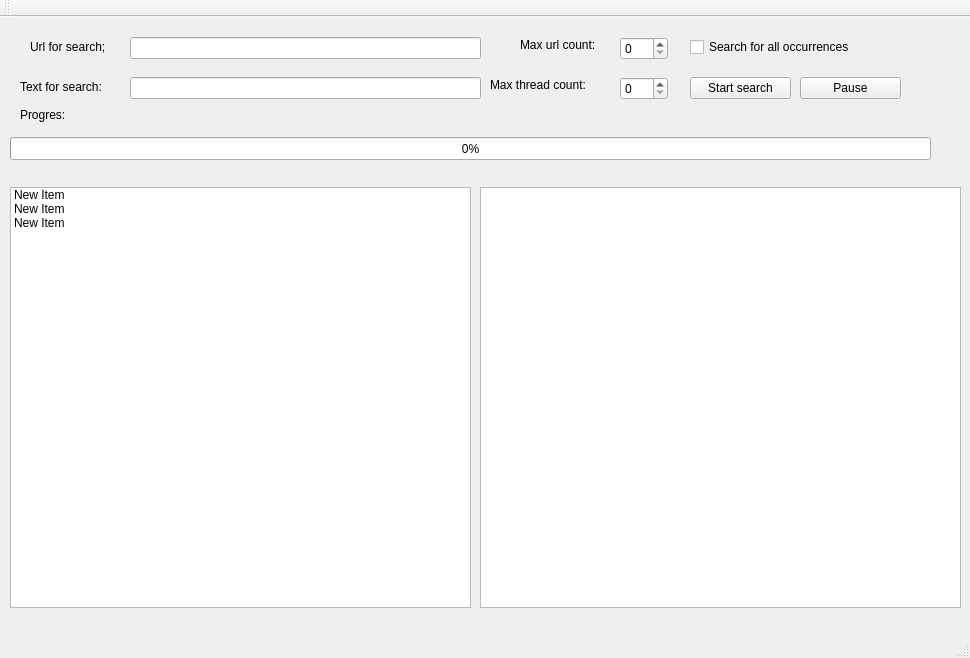
<?xml version="1.0" encoding="UTF-8"?>
<ui version="4.0">
 <class>MainWindow</class>
 <widget class="QMainWindow" name="MainWindow">
  <property name="geometry">
   <rect>
    <x>0</x>
    <y>0</y>
    <width>970</width>
    <height>658</height>
   </rect>
  </property>
  <property name="windowTitle">
   <string>MainWindow</string>
  </property>
  <widget class="QWidget" name="centralWidget">
   <widget class="QPushButton" name="pushButton">
    <property name="geometry">
     <rect>
      <x>690</x>
      <y>60</y>
      <width>101</width>
      <height>22</height>
     </rect>
    </property>
    <property name="text">
     <string>Start search</string>
    </property>
   </widget>
   <widget class="QListWidget" name="listWidget">
    <property name="geometry">
     <rect>
      <x>10</x>
      <y>170</y>
      <width>461</width>
      <height>421</height>
     </rect>
    </property>
    <item>
     <property name="text">
      <string>New Item</string>
     </property>
    </item>
    <item>
     <property name="text">
      <string>New Item</string>
     </property>
    </item>
    <item>
     <property name="text">
      <string>New Item</string>
     </property>
    </item>
   </widget>
   <widget class="QTextBrowser" name="textBrowser">
    <property name="geometry">
     <rect>
      <x>480</x>
      <y>170</y>
      <width>481</width>
      <height>421</height>
     </rect>
    </property>
    <property name="html">
     <string>&lt;!DOCTYPE HTML PUBLIC &quot;-//W3C//DTD HTML 4.0//EN&quot; &quot;http://www.w3.org/TR/REC-html40/strict.dtd&quot;&gt;
&lt;html&gt;&lt;head&gt;&lt;meta name=&quot;qrichtext&quot; content=&quot;1&quot; /&gt;&lt;style type=&quot;text/css&quot;&gt;
p, li { white-space: pre-wrap; }
&lt;/style&gt;&lt;/head&gt;&lt;body style=&quot; font-family:'Sans Serif'; font-size:9pt; font-weight:400; font-style:normal;&quot;&gt;
&lt;p style=&quot;-qt-paragraph-type:empty; margin-top:0px; margin-bottom:0px; margin-left:0px; margin-right:0px; -qt-block-indent:0; text-indent:0px;&quot;&gt;&lt;br /&gt;&lt;/p&gt;&lt;/body&gt;&lt;/html&gt;</string>
    </property>
   </widget>
   <widget class="QLabel" name="label">
    <property name="geometry">
     <rect>
      <x>30</x>
      <y>20</y>
      <width>91</width>
      <height>20</height>
     </rect>
    </property>
    <property name="text">
     <string>Url for search;</string>
    </property>
   </widget>
   <widget class="QLineEdit" name="lineEdit">
    <property name="geometry">
     <rect>
      <x>130</x>
      <y>20</y>
      <width>351</width>
      <height>22</height>
     </rect>
    </property>
   </widget>
   <widget class="QLabel" name="label_2">
    <property name="geometry">
     <rect>
      <x>490</x>
      <y>60</y>
      <width>121</width>
      <height>16</height>
     </rect>
    </property>
    <property name="text">
     <string>Max thread count:</string>
    </property>
   </widget>
   <widget class="QLineEdit" name="lineEdit_3">
    <property name="geometry">
     <rect>
      <x>130</x>
      <y>60</y>
      <width>351</width>
      <height>22</height>
     </rect>
    </property>
   </widget>
   <widget class="QLabel" name="label_3">
    <property name="geometry">
     <rect>
      <x>20</x>
      <y>60</y>
      <width>101</width>
      <height>20</height>
     </rect>
    </property>
    <property name="text">
     <string>Text for search:</string>
    </property>
   </widget>
   <widget class="QLabel" name="label_4">
    <property name="geometry">
     <rect>
      <x>520</x>
      <y>20</y>
      <width>121</width>
      <height>16</height>
     </rect>
    </property>
    <property name="text">
     <string>Max url count:</string>
    </property>
   </widget>
   <widget class="QSpinBox" name="spinBox">
    <property name="geometry">
     <rect>
      <x>620</x>
      <y>20</y>
      <width>48</width>
      <height>23</height>
     </rect>
    </property>
   </widget>
   <widget class="QSpinBox" name="spinBox_2">
    <property name="geometry">
     <rect>
      <x>620</x>
      <y>60</y>
      <width>48</width>
      <height>23</height>
     </rect>
    </property>
   </widget>
   <widget class="QProgressBar" name="progressBar">
    <property name="geometry">
     <rect>
      <x>10</x>
      <y>120</y>
      <width>921</width>
      <height>23</height>
     </rect>
    </property>
    <property name="value">
     <number>0</number>
    </property>
   </widget>
   <widget class="QCheckBox" name="checkBox">
    <property name="geometry">
     <rect>
      <x>690</x>
      <y>20</y>
      <width>191</width>
      <height>20</height>
     </rect>
    </property>
    <property name="text">
     <string>Search for all occurrences</string>
    </property>
   </widget>
   <widget class="QPushButton" name="pushButton_2">
    <property name="geometry">
     <rect>
      <x>800</x>
      <y>60</y>
      <width>101</width>
      <height>22</height>
     </rect>
    </property>
    <property name="text">
     <string>Pause</string>
    </property>
   </widget>
   <widget class="QLabel" name="label_5">
    <property name="geometry">
     <rect>
      <x>20</x>
      <y>90</y>
      <width>71</width>
      <height>16</height>
     </rect>
    </property>
    <property name="text">
     <string>Progres:</string>
    </property>
   </widget>
  </widget>
  <widget class="QMenuBar" name="menuBar">
   <property name="geometry">
    <rect>
     <x>0</x>
     <y>0</y>
     <width>970</width>
     <height>19</height>
    </rect>
   </property>
  </widget>
  <widget class="QToolBar" name="mainToolBar">
   <attribute name="toolBarArea">
    <enum>TopToolBarArea</enum>
   </attribute>
   <attribute name="toolBarBreak">
    <bool>false</bool>
   </attribute>
  </widget>
  <widget class="QStatusBar" name="statusBar"/>
 </widget>
 <layoutdefault spacing="6" margin="11"/>
 <resources/>
 <connections/>
</ui>
